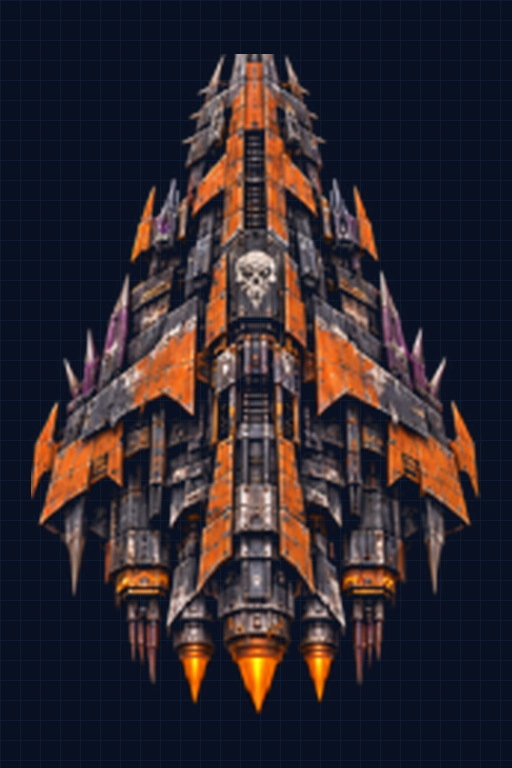
#> input picture tools/trace/fleet_savagers_capital/eng_old/source.jpg, 1024 x 1536 px, found by its file name (shown at 1/2 size)
$ python build_plan.py
#> lines starting #> are read from the running program, lines starting #| are printed output that depends on the picture; after the words box and inside, x2 and y2 are one past the last pixel; in counts of white or black regions, pixels touching at a corner belong together
### tools/trace/decklib.py
#!/usr/bin/env python3
"""Composed UPPER and LOWER decks for a fleet ship (owner, 13 Nov 2026: "compose it, do top and bottom floor, see
the examples"). There is no blueprint for these decks: they are PROPOSED layouts for the owner's approval, drawn
with the same engineering rules as the traced main deck (planlib: one wall thickness, one door width, hallways =
centre line + width, mirrored about the ship's axis). Each deck sits centre-mass inside the ship's own hull
silhouette (measured from the HoloDeck picture: the glowing hull, filled, mirrored, thin fins opened away), and
the lift shafts stand at exactly the same spot as on the main deck.

A ship's eng/build_decks.py holds the rooms of both decks and calls decklib.run(...). Outputs per deck in eng/:
deck_<name>.json (same schema as plan.json + level, lifts), deck_<name>.png (white on black, hull in red, the main
deck ghosted) and deck_<name>_on_map.jpg (on the original picture)."""
import json, math, os
import cv2, numpy as np
from shapely.geometry import Polygon, MultiPolygon, box, mapping, shape
from shapely.ops import unary_union
import planlib
from planlib import Ship, build, reach, raster, PX_PER_M, T, DOOR

def hull(src_path, ax, fin=14):
    """The ship's outer silhouette from its HoloDeck picture: glow pixels, closed, holes filled, mirrored about ax,
    then opened by `fin` px so thin fins and spikes drop out (the decks belong in the body)."""
#> called with ax = 512, fin = 14
    im = cv2.imread(src_path)
#> im is the input picture: shape (1536, 1024, 3); mean B, G, R 46.5, 39.8, 48.2
    side = os.path.splitext(src_path)[0] + "_mask.png"   # (a composed ship: the silhouette comes with the picture)
    if os.path.exists(side):
        m = (cv2.imread(side, cv2.IMREAD_GRAYSCALE) > 127).astype(np.uint8)
    else:
        hsv = cv2.cvtColor(im, cv2.COLOR_BGR2HSV)
#> hsv: shape (1536, 1024, 3); mean H, S, V 96.9, 151, 64.6
        m = ((hsv[:, :, 2] > 70) & (hsv[:, :, 1] > 60)).astype(np.uint8)
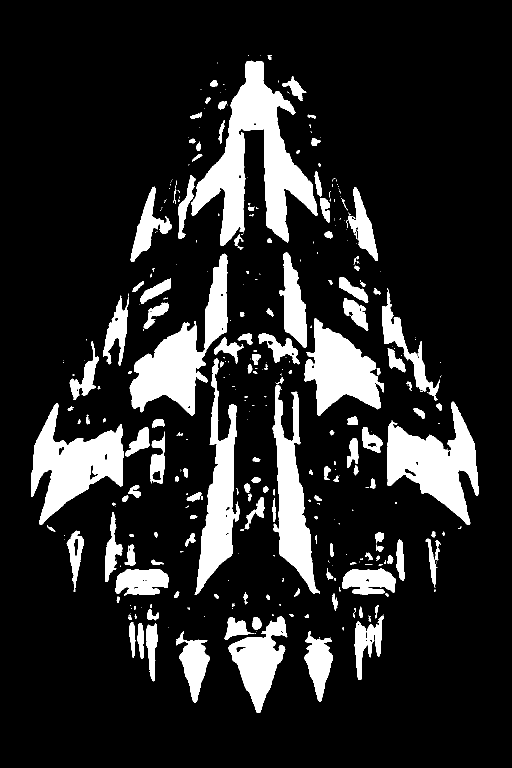
#> m: shape (1536, 1024) (shown at 1/2 size); values 0 (black) and 1 (white), 15.3% white; 376 white regions (215 under 20 px), largest, box (x1, y1, x2, y2) and area: (383, 121, 635, 492) 34181, (259, 507, 455, 831) 21820, (774, 803, 957, 1050) 20918
    m[:, :] &= 1
    H, W = m.shape
    m = cv2.morphologyEx(m, cv2.MORPH_CLOSE, cv2.getStructuringElement(cv2.MORPH_ELLIPSE, (15, 15)))
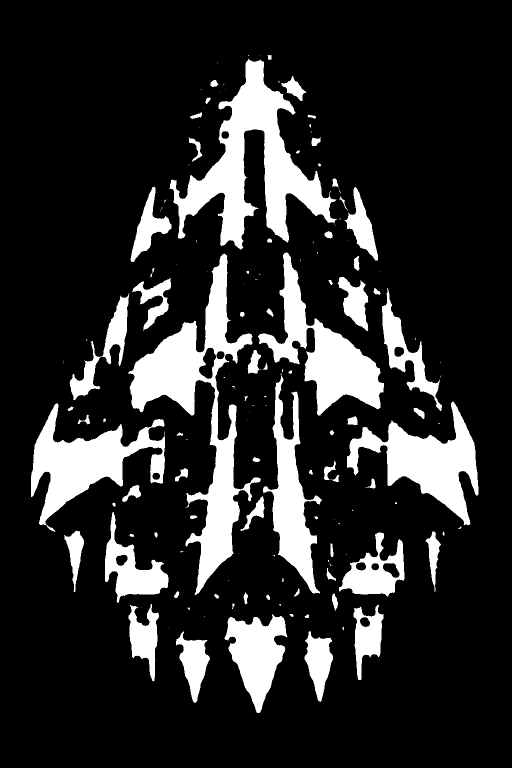
#> m: shape (1536, 1024) (shown at 1/2 size); values 0 (black) and 1 (white), 17% white; 157 white regions (79 under 20 px), largest, box (x1, y1, x2, y2) and area: (257, 507, 522, 1190) 43501, (339, 117, 674, 499) 41506, (516, 505, 768, 831) 25415
    ff = m.copy(); pad = np.zeros((H + 2, W + 2), np.uint8)
    cv2.floodFill(ff, pad, (0, 0), 1)
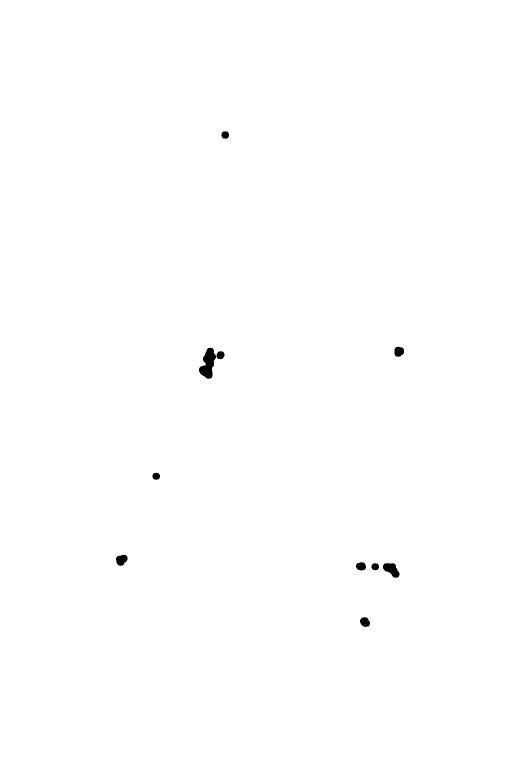
#> ff: shape (1536, 1024) (shown at 1/2 size); values 0 (black) and 1 (white), 99.8% white; 10 black regions, largest, box (x1, y1, x2, y2) and area: (398, 695, 432, 758) 1238, (766, 1126, 799, 1156) 600, (232, 1109, 255, 1132) 377
    m = m | (1 - ff)
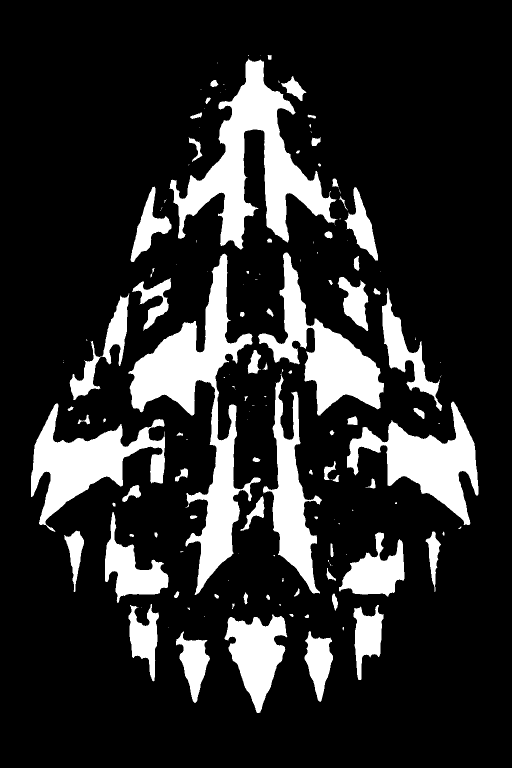
#> m: shape (1536, 1024) (shown at 1/2 size); values 0 (black) and 1 (white), 17.2% white; 157 white regions (79 under 20 px), largest, box (x1, y1, x2, y2) and area: (257, 507, 522, 1190) 44941, (339, 117, 674, 499) 41690, (516, 505, 768, 831) 25415
    n, lab, st, _ = cv2.connectedComponentsWithStats(m, connectivity=4)
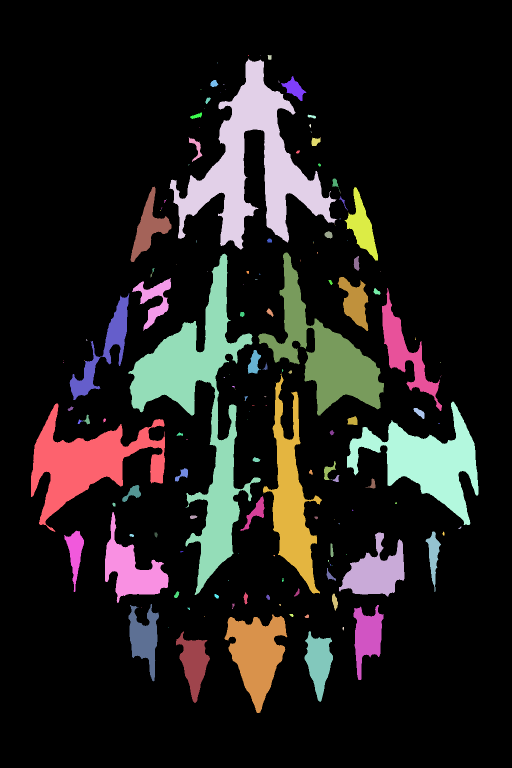
#> lab: shape (1536, 1024) int32 (shown at 1/2 size); 184 distinct labels, from 0 to 183; one colour per label, 0 black
#> n = 184; st = 184 rows, first 6: [0, 0, 1024, 1536, 1302384], [496, 110, 2, 2, 3], [521, 110, 1, 1, 1], [535, 110, 8, 10, 64], [339, 117, 335, 382, 41690], [435, 125, 1, 1, 1]
    big = 1 + int(np.argmax(st[1:, 4])) if n > 1 else 0
#> big = 59
    m = (lab == big).astype(np.uint8)
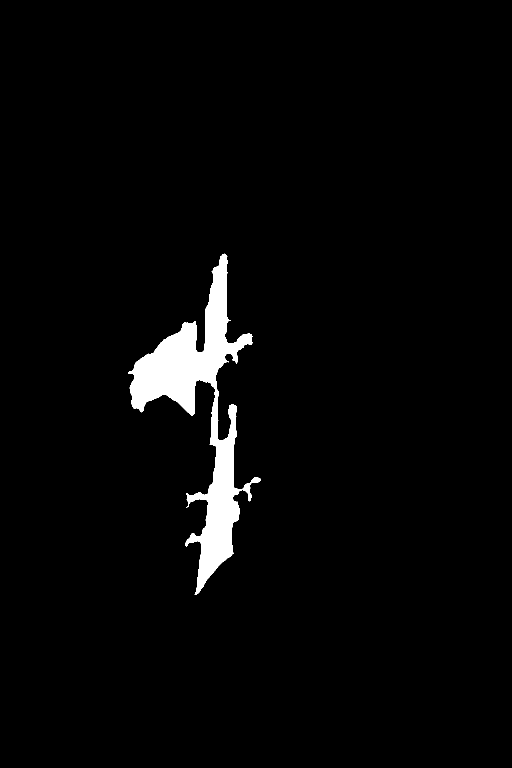
#> m: shape (1536, 1024) (shown at 1/2 size); values 0 (black) and 1 (white), 2.9% white; 1 white region, box (x1, y1, x2, y2) and area: (257, 507, 522, 1190) 44941
    xs = np.arange(W); src_x = np.clip(np.round(2 * ax - xs).astype(int), 0, W - 1)
    m = m & m[:, src_x]                      # symmetric: keep only what both halves agree on
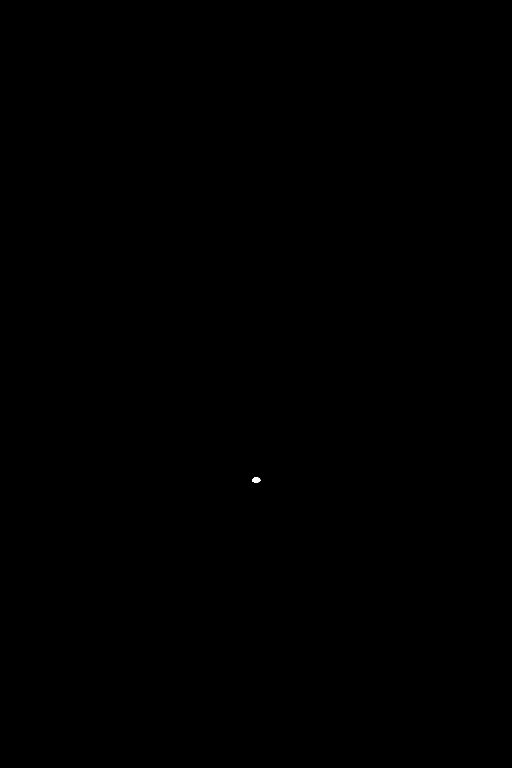
#> m: shape (1536, 1024) (shown at 1/2 size); values 0 (black) and 1 (white), 0.01% white; 1 white region, box (x1, y1, x2, y2) and area: (504, 955, 521, 965) 140
    if fin > 0:
        m = cv2.morphologyEx(m, cv2.MORPH_OPEN, cv2.getStructuringElement(cv2.MORPH_ELLIPSE, (2 * fin + 1, 2 * fin + 1)))
#> m: shape (1536, 1024); every value is 0
    n, lab, st, _ = cv2.connectedComponentsWithStats(m, connectivity=4)
#> lab: shape (1536, 1024) int32; every value is 0
#> (the rest of the program and of its run is left out)
